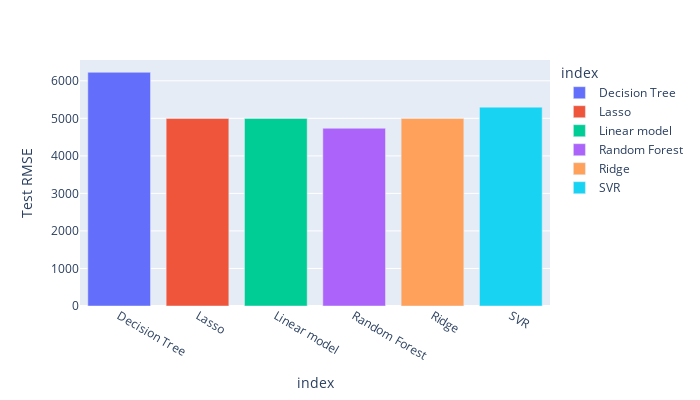

The cell this chart's notebook holds for it:
### Code cell
px.bar(Model_Performance, y =Model_Performance['Test RMSE'],
       color = Model_Performance.index, width =700, height=400)

### Figure 1 — Plotly figure (JSON) as saved in the notebook; plotly's stock layout.template omitted (floating-point values rounded to 4 significant figures)
{"data": [{"alignmentgroup": "True", "hovertemplate": "index=%{x}<br>Test RMSE=%{y}<extra></extra>", "legendgroup": "Decision Tree", "marker": {"color": "#636efa", "pattern": {"shape": ""}}, "name": "Decision Tree", "offsetgroup": "Decision Tree", "orientation": "v", "showlegend": true, "textposition": "auto", "type": "bar", "x": ["Decision Tree"], "xaxis": "x", "y": [6227.0], "yaxis": "y"}, {"alignmentgroup": "True", "hovertemplate": "index=%{x}<br>Test RMSE=%{y}<extra></extra>", "legendgroup": "Lasso", "marker": {"color": "#EF553B", "pattern": {"shape": ""}}, "name": "Lasso", "offsetgroup": "Lasso", "orientation": "v", "showlegend": true, "textposition": "auto", "type": "bar", "x": ["Lasso"], "xaxis": "x", "y": [4997.0], "yaxis": "y"}, {"alignmentgroup": "True", "hovertemplate": "index=%{x}<br>Test RMSE=%{y}<extra></extra>", "legendgroup": "Linear model", "marker": {"color": "#00cc96", "pattern": {"shape": ""}}, "name": "Linear model", "offsetgroup": "Linear model", "orientation": "v", "showlegend": true, "textposition": "auto", "type": "bar", "x": ["Linear model"], "xaxis": "x", "y": [4997.0], "yaxis": "y"}, {"alignmentgroup": "True", "hovertemplate": "index=%{x}<br>Test RMSE=%{y}<extra></extra>", "legendgroup": "Random Forest", "marker": {"color": "#ab63fa", "pattern": {"shape": ""}}, "name": "Random Forest", "offsetgroup": "Random Forest", "orientation": "v", "showlegend": true, "textposition": "auto", "type": "bar", "x": ["Random Forest"], "xaxis": "x", "y": [4736.0], "yaxis": "y"}, {"alignmentgroup": "True", "hovertemplate": "index=%{x}<br>Test RMSE=%{y}<extra></extra>", "legendgroup": "Ridge", "marker": {"color": "#FFA15A", "pattern": {"shape": ""}}, "name": "Ridge", "offsetgroup": "Ridge", "orientation": "v", "showlegend": true, "textposition": "auto", "type": "bar", "x": ["Ridge"], "xaxis": "x", "y": [4997.0], "yaxis": "y"}, {"alignmentgroup": "True", "hovertemplate": "index=%{x}<br>Test RMSE=%{y}<extra></extra>", "legendgroup": "SVR", "marker": {"color": "#19d3f3", "pattern": {"shape": ""}}, "name": "SVR", "offsetgroup": "SVR", "orientation": "v", "showlegend": true, "textposition": "auto", "type": "bar", "x": ["SVR"], "xaxis": "x", "y": [5298.0], "yaxis": "y"}], "layout": {"barmode": "relative", "height": 400, "legend": {"title": {"text": "index"}, "tracegroupgap": 0}, "margin": {"t": 60}, "width": 700, "xaxis": {"anchor": "y", "categoryarray": ["Decision Tree", "Lasso", "Linear model", "Random Forest", "Ridge", "SVR"], "categoryorder": "array", "domain": [0, 1], "title": {"text": "index"}}, "yaxis": {"anchor": "x", "domain": [0, 1], "title": {"text": "Test RMSE"}}}}
